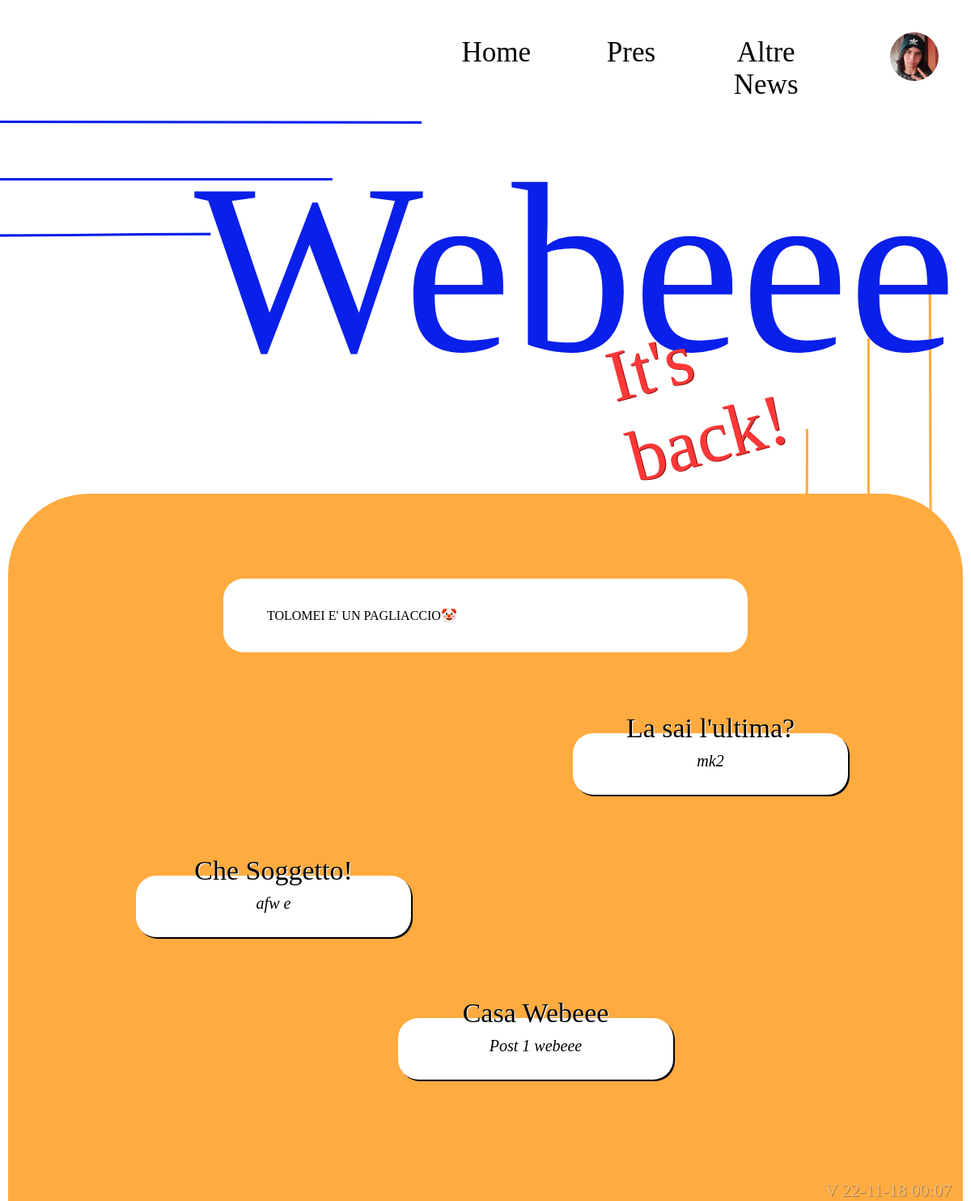
The app's page /h (signed in) with its own data.
### blog/models.py (models this page shows, shortened)
class User(UserMixin, db.Model):
    id = db.Column(db.Integer, primary_key=True)
    created_at = db.Column(db.DateTime, default=datetime.now)
    username = db.Column(db.String(12), unique=True, nullable=False)
    email = db.Column(db.String(50), unique=True, nullable=False)
    password = db.Column(db.String(150), nullable=False)
    role = db.Column(db.String(50), default="testimonial")
    icon = db.Column(db.String(120))
    pres_post = db.relationship('PresPost', backref='author', lazy='dynamic')
    other_post = db.relationship('Wpost', backref='author', lazy='dynamic')

class PresPost(db.Model):
    id = db.Column(db.Integer, primary_key=True)
    user_id = db.Column(db.Integer(), db.ForeignKey('user.id'), nullable=False)
    created_at = db.Column(db.DateTime, default=datetime.now)
    title = db.Column(db.String(120), nullable=False)
    slug = db.Column(db.String(250))
    description = db.Column(db.String(120))
    body1 = db.Column(db.Text, nullable=False)
    body2 = db.Column(db.Text)
    body3 = db.Column(db.Text)
    body4 = db.Column(db.Text)
    body5 = db.Column(db.Text)
    testimonial1 = db.Column(db.Text)
    testimonial2 = db.Column(db.Text)
    testimonial3 = db.Column(db.Text)
    cover = db.Column(db.String(120))
    image1 = db.Column(db.String(120))
    image2 = db.Column(db.String(120))
    image3 = db.Column(db.String(120))

class Wpost(db.Model):
    id = db.Column(db.Integer, primary_key=True)
    user_id = db.Column(db.Integer(), db.ForeignKey('user.id'), nullable=False)
    created_at = db.Column(db.DateTime, default=datetime.now)
    title = db.Column(db.String(120), nullable=False)
    slug = db.Column(db.String(250))
    description = db.Column(db.String(120))
    body1 = db.Column(db.Text, nullable=False)
    testimonial = db.Column(db.Text)
    body2 = db.Column(db.Text)
    cover = db.Column(db.String(120))
    image1 = db.Column(db.String(120))

### blog/routes.py (the view)
@app.route("/h")
def home():
    from random import randint
    LAST_W = Wpost.query.all()[-1]
    try: LAST = PresPost.query.all()[-1]
    except: LAST = PresPost.query.filter_by(id=1).first()
    first = PresPost.query.first()
    try: rand_n = randint(first.id, (LAST.id-1))
    except: rand_n = 1
    RANDOM = PresPost.query.filter_by(id=rand_n).first()
    from version import recorded_version
    version = recorded_version()
    return render_template("home.html", last=LAST, random=RANDOM, last_w=LAST_W, version=version)

### blog/models.py (called while the page is built)
@login_manager.user_loader
def load_user(id):
    return User.query.get(int(id))

### version.py (called while the page is built)
def recorded_version(mode="r", v=""):
    with open(VERSION, mode) as f:
        if mode == "r":
            last = f.read()
            return last
        elif mode == "w":
            f.write(v)

### blog/templates/home.html (shortened to what this page needs)
{% if request.path == "/" %}
    <h1>WEBEEEE</h1>
    <br>
    <h2>-Home-</h2>
    <br>
    <h4>EHY, QUESTO SITO E' IN MUTANDE!</h4>
    <h5>Il nuovo progetto è ancora in fase di lavorazione, ma il team di webeee promette
        di essere costante nello sviluppo e nel miglioramento di questo fantasico blog.</h5>
    <h6>Nel frattempo, cerca di indovinare la password per diventare un vero <i>hackerino</i> :)</h6>
    <form action="password" method="post">
        <input type="password" name="pw_input">
        <br>
        <input type="submit" value="Check password" id="password">
        <br>
        {% for message in get_flashed_messages() %}
            <p>{{message}}</p>
        {% endfor %}
    </form>
{% else %}
{% extends "base.html" %}
<div class="PC">{% block pc_content %}
    <div class="version">{{version}}</div>
    <img class="home-back"
        src=" {{ url_for('static', filename='img/build/home_back.png') }} " alt="BACKGROUND">
    <div class="home-title-sec">
        <div class="home-title">Webeee</div>
        <div class="home-subtitle">It's back!</div>
    </div>
    <div class="home-page">
        <div class="home-intro">
            <p>TOLOMEI E' UN PAGLIACCIO🤡</p>
        </div>
        <div class="home-adv">
            <a class="home-frame f1"
            href="{{ url_for('pres_article', post_slug=last.slug) }}">
                <p class="home-frame-title">La sai l'ultima?</p>
                <div class="home-article">{{last.title}}</div>
            </a>
            <a class="home-frame f2"
            href="{{ url_for('pres_article', post_slug=random.slug) }}">
                <p class="home-frame-title">Che Soggetto!</p>
                <div class="home-article">{{random.title}}</div>
            </a>
            <a class="home-frame f3"
            href="{{ url_for('webeee_article', post_slug=last_w.slug) }}">
                <p class="home-frame-title">Casa Webeee</p>
                <div class="home-article"">{{last_w.title}} </div>
            </a>
        </div>
    </div>
{% endblock %}</div>
{% endif %}

### blog/templates/base.html (shortened to what this page needs)
<!DOCTYPE html>
<html lang="it">
<head>
    <link rel="stylesheet" href="{{ url_for('static', filename='style.css') }}">
</head>
<body>
<div class="menu">
    <img class="menu-icon-1" alt="icon" id="ICON" onclick="open_menu()"
        {% if current_user.is_authenticated %}
            {% if not current_user.icon %}
            title="Pagliaccio, perché non metti la foto?"
            src="{{ url_for('static', filename='img/build/user_not_loaded.png') }}"
            {% else %} src=" {{ url_for('static', filename='img/posts/' + current_user.icon) }}"{% endif %}
        {% else %} src="{{ url_for('static', filename='img/build/logo.png') }}"{% endif %}>
    <div class="menu-container">
        <a class="menu-tab" href=" {{ url_for('home') }} ">Home</a>
        <a class="menu-tab" href=" {{ url_for('pres') }} ">Pres</a>
        <a class="menu-tab" href="#">Altre News</a>
    </div>
</div>
<div class="PC">{% block pc_content %}{% endblock %}</div>
</body>
</html>

### blog/static/style.css (style rules this page uses)
:root { --font_webeee: "SHELMAN"; --font_itsback: "Freehand575 BT"; --font_title: "Forte"; --font_menu: "Mistral"; --font_account: "Freehand521 BT"; --font_article: "Brush Script MT"; --font_text: "Gabriola"; --font_bold: "JOAN"; --font_error: "Chiller"; --text_primary_color: black; --text_secondary_color: white; --ambeee: #FFAB40; --ambeee2: #B87711; --blueee: #091FEA; --blueee2: #1E1EB7; --red: #FF3737; --red2: #8F1111; --link: #13FF22; --green: #07987D; --green2: #036855; --grey: #D5D3D3; --grey2: #313131; --back_primary: white; --back_secondary: black; }
body { margin: 0; }
a { text-decoration: none; color:var(--text_primary_color); }
@media screen and (min-width: 1024px) { .PC { display: block; } }
@media screen and (min-width: 1024px) { .menu { margin: 20px 20px 0; z-index: 4; display: flex; flex-direction: row-reverse; color: var(--text_primary_color); font-family: var(--font_menu); } }
@media screen and (min-width: 1024px) { .menu-icon-1 { width: 60px; height: 60px; margin: 20px; cursor: pointer; border-radius: 50px; } }
@media screen and (min-width: 1024px) { .menu-container { width: 500px; margin: 25px 50px 0; display: flex; flex-direction: row; } }
@media screen and (min-width: 1024px) { .menu-tab { width: 200px; margin: 0 20px; font-size: 35px; text-align: center; } }
@media screen and (min-width: 1024px) { .home-back { width: 96%; margin: 2% 0 0; } }
@media screen and (min-width: 1024px) { .home-title-sec { position: absolute; width: 60%; margin: -500px 20% 0; } }
@media screen and (min-width: 1024px) { .home-title { font-size: 300px; color: var(--blueee); font-family: var(--font_webeee); text-align: center; } }
@media screen and (min-width: 1024px) { .home-subtitle { width: 300px; margin: -130px 0 0 520px; font-size: 90px; font-family: var(--font_itsback); color: var(--red); text-shadow: 1px 1px 0px #8F1111; transform: rotate(345deg); animation-name: ItsBack; animation-duration: 1.5s; animation-iteration-count: infinite; animation-timing-function: linear; } }
@media screen and (min-width: 1024px) { .home-page { margin: -50px 10px 0; padding: 100px 50px; border-radius: 100px 100px 0 0; background-color: var(--ambeee); } }
@media screen and (min-width: 1024px) { .home-intro { width: 50%; margin: 5px 20%; padding: 20px 5%; border-radius: 25px; background-color: var(--back_primary); } }
@media screen and (min-width: 1024px) { .home-adv { display: flex; flex-direction: column; margin: 50px 0 0 0; } }
@media screen and (min-width: 1024px) { .home-frame { width: 300px; margin: 50px 0; padding: 20px; text-decoration: none; border-radius: 25px; background-color: var(--back_primary); box-shadow: 2px 2px 0 var(--back_secondary); } }
@media screen and (min-width: 1024px) { .home-frame-title { margin: -45px 0 0 0; font-size: 34px; text-align: center; font-family: var(--font_title); color: var(--text_primary_color); text-shadow: 1px 1px 0 var(--text_secondary_color); } }
@media screen and (min-width: 1024px) { .home-article { margin: 10px; font-size: 20px; font-style: italic; text-align: center; } }
@media screen and (min-width: 1024px) { .f1 { margin: 50px 10% 50px 60%; } }
@media screen and (min-width: 1024px) { .f2 { margin: 50px 60% 50px 10%; } }
@media screen and (min-width: 1024px) { .f3 { margin: 50px 30% 50px 40%; } }
@media screen and (min-width: 1024px) { .version { position: fixed; margin: 0 2%; right: 0; bottom: 0; color: var(--grey); font-size: 22px; opacity: 40%; font-family: var(--font_title); text-shadow: 1px 1px var(--grey2); } }

### records on screen
User: icon (picture)
PresPost: title "mk2"
PresPost: title "afw e"
Wpost: title "Post 1 webeee"

### other values on screen
{{ version }} "V 22-11-18 00:07"
